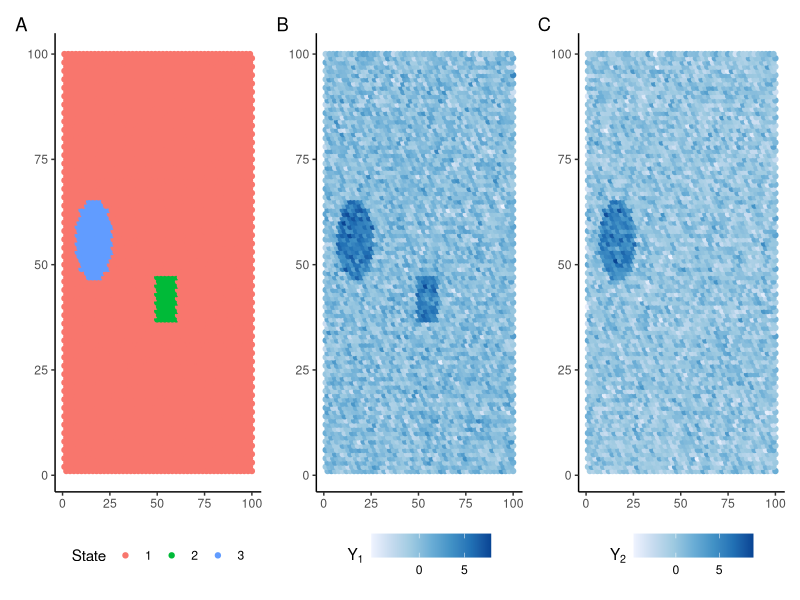

Here is the R script that generated this plot: (Note: this script raises an error after producing the figure.)
library(tidyverse)
library(mvtnorm)
library(patchwork)
set.seed(102)

#Generate truth
df = expand.grid(x = 1:100, y = 1:100)
df = df[df$x %% 2 + df$y %% 2 == 1,]
df$z = 1

rect_center = sample(10:90, 2, replace = T)
df$z[df$x %in% seq(rect_center[1] - 5, rect_center[1]+5) & df$y %in% seq(rect_center[2] - 5, rect_center[2]+5)] = 2

circ_center = sample(10:90, 2, replace = T)
r = 10 #radius
s = seq(0,r) #sagitta
l = sqrt(2*(r-s)*r-(r-s)^2) #half chord length
for (i in s){
  df$z[(df$x %in% c(circ_center[1] + c(i, -i))) & 
         (df$y > circ_center[2] - l[i+1]) & 
         (df$y < circ_center[2] + l[i+1])] = 3
}

#Plot truth
p1 = ggplot(df, aes(x,y,color = factor(z))) + 
  geom_point() +
  #scale_fill_manual(values = c("#f6f6f6", "#b2182b", "#2166ac")) +
  theme_classic() +
  theme(legend.position = "bottom")+
  labs(color = "State", x = NULL, y = NULL)

#Generate simulated expression
set.seed(101)  
mu1 = c(0,0)
mu2 = c(5,0)
mu3 = c(5,5)
Sigma = diag(1, nrow = 2) + 1
Lambda = solve(Sigma)
rmvnorm(5, mean = mu1, sigma = Sigma)
df$Y1 = NA
df$Y2 = NA
df[df$z == 1,c("Y1", "Y2")] = rmvnorm(n = sum(df$z == 1), 
                                      mean = mu1, 
                                      sigma = Sigma)
df[df$z == 2,c("Y1", "Y2")] = rmvnorm(n = sum(df$z == 2), 
                                      mean = mu2, 
                                      sigma = Sigma)
df[df$z == 3,c("Y1", "Y2")] = rmvnorm(n = sum(df$z == 3), 
                                      mean = mu3, 
                                      sigma = Sigma)


#Plots
p2 = ggplot(df, aes(x,y, color = Y1)) + 
  geom_point() +
  scale_color_distiller(palette = "Blues", direction = 1, breaks = c(0,5)) +
  theme_classic()+
  theme(legend.position = "bottom")+
  labs(color = expression(Y[1]), x = NULL, y = NULL)
p3 = ggplot(df, aes(x,y, color = Y2)) + 
  geom_point() +
  scale_color_distiller(palette = "Blues", direction = 1, breaks = c(0,5)) +
  theme_classic()+
  theme(legend.position = "bottom")+
  labs(color = expression(Y[2]), x = NULL, y = NULL)

p1+p2+p3 + plot_annotation(tag_levels = "A")

#Run mcmc

df_sim_gamma2 = run_mcmc_multi(df = df, gamma = 2, q = 3, d = 2,nrep = 1000)
df_sim_gamma4 = run_mcmc_multi(df = df, gamma = 4, q = 3, d = 2,nrep = 1000)
df_sim_gamma6 = run_mcmc_multi(df = df, gamma = 6, q = 3, d = 2,nrep = 1000)

saveRDS(df, "data/data_d2_q3_s100.RDS")
saveRDS(df_sim_gamma2, "data/mcmc_d2_q3_s100_g2.RDS")
saveRDS(df_sim_gamma4, "data/mcmc_d2_q3_s100_g4.RDS")
saveRDS(df_sim_gamma6, "data/mcmc_d2_q3_s100_g6.RDS")

#Plot mcmc

df$z_gamma2 = apply(df_sim_gamma2$z[-(1:100),], 2, Mode)
df$z_gamma2_alpha = pmax(colMeans(df_sim_gamma2$z[-(1:100),]==1),
                         colMeans(df_sim_gamma2$z[-(1:100),]==2),
                         colMeans(df_sim_gamma2$z[-(1:100),]==3))

df$z_gamma4 = apply(df_sim_gamma4$z[-(1:100),], 2, Mode)
df$z_gamma4_alpha = pmax(colMeans(df_sim_gamma4$z[-(1:100),]==1),
                         colMeans(df_sim_gamma4$z[-(1:100),]==2),
                         colMeans(df_sim_gamma4$z[-(1:100),]==3))

df$z_gamma6 = apply(df_sim_gamma6$z[-(1:100),], 2, Mode)
df$z_gamma6_alpha = pmax(colMeans(df_sim_gamma6$z[-(1:100),]==1),
                         colMeans(df_sim_gamma6$z[-(1:100),]==2),
                         colMeans(df_sim_gamma6$z[-(1:100),]==3))

multi2 = ggplot(df, aes(x, y)) +
  geom_point(aes(color = factor(z_gamma2), alpha = z_gamma2_alpha), size = 2) +
  labs(color = "State", alpha = "Proportion", x = NULL, y = NULL) +
  guides(alpha = F) + 
  scale_alpha_continuous(limits = c(0,1), breaks = seq(0.3,1,0.1), range = c(0,1))+
  theme_classic()

multi4 = ggplot(df, aes(x, y)) +
  geom_point(aes(color = factor(z_gamma4), alpha = z_gamma4_alpha), size = 2) +
  labs(color = "State", alpha = "Proportion", x = NULL, y = NULL) +
  guides(alpha = F) + 
  scale_alpha_continuous(limits = c(0,1), breaks = seq(0.3,1,0.1), range = c(0,1))+
  theme_classic()

multi6 = ggplot(df, aes(x, y)) +
  geom_point(aes(color = factor(z_gamma6), alpha = z_gamma6_alpha), size = 2) +
  labs(color = "State", alpha = "Proportion", x = NULL, y = NULL) +
  guides(alpha = F) + 
  scale_alpha_continuous(limits = c(0,1), breaks = seq(0.3,1,0.1), range = c(0,1))+
  theme_classic()

(multi2 + multi4 + multi6)+
  plot_layout(guides = 'collect')+
  plot_annotation(tag_levels = "A")
